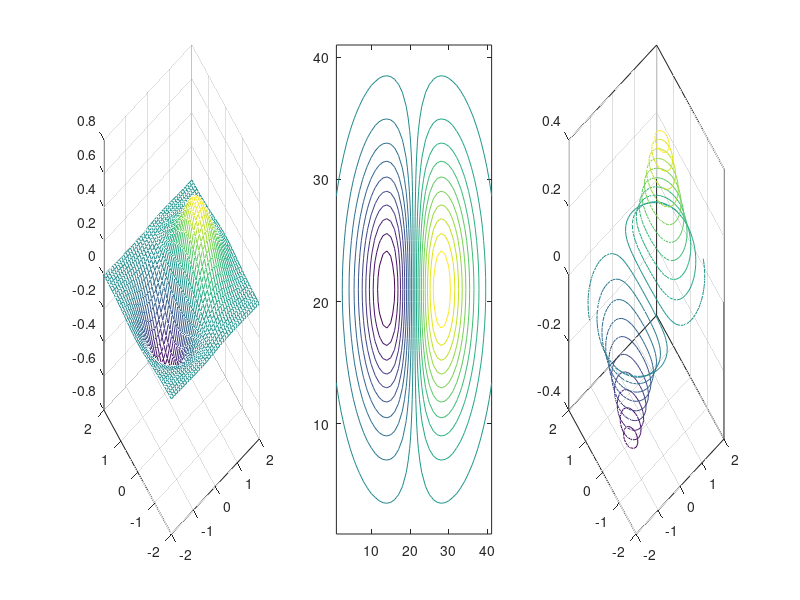

MATLAB code to generate this figure:
clear all; clc; close all;

x = -2:0.1:2;
y = -2:0.1:2;
[X,Y] = meshgrid(x,y);
Z = X.*exp(-X.^2-Y.^2);


figure(100)
subplot(1,3,1)
mesh(x,y,Z)

subplot(1,3,2)
contour(Z,20)

subplot(1,3,3)
contour3(x,y,Z,20)